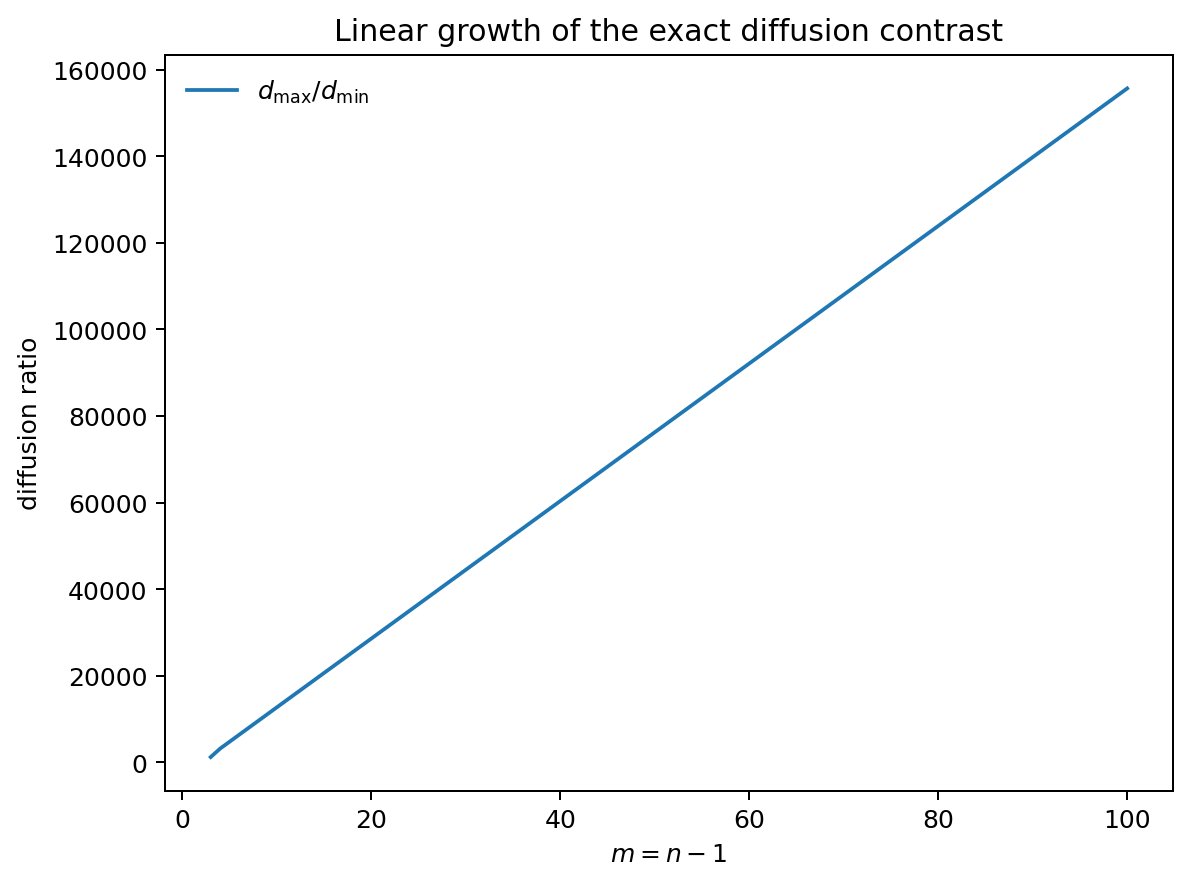

Reproduce this figure in Python.
#!/usr/bin/env python3
from pathlib import Path
import pandas as pd
import matplotlib.pyplot as plt
ROOT=Path(__file__).resolve().parents[1];df=pd.read_csv(ROOT/'data'/'figure_source_data'/'asymptotics.csv')
fig,ax=plt.subplots(figsize=(6.5,4.8),constrained_layout=True)
ax.plot(df.m,df.diffusion_ratio,label=r'$d_{\max}/d_{\min}$')
ax.set_xlabel('$m=n-1$');ax.set_ylabel('diffusion ratio');ax.set_title('Linear growth of the exact diffusion contrast');ax.legend(frameon=False)
fig.savefig(ROOT/'figures'/'asymptotic_scaling.pdf',bbox_inches='tight');fig.savefig(ROOT/'figures'/'asymptotic_scaling.png',dpi=180,bbox_inches='tight')
